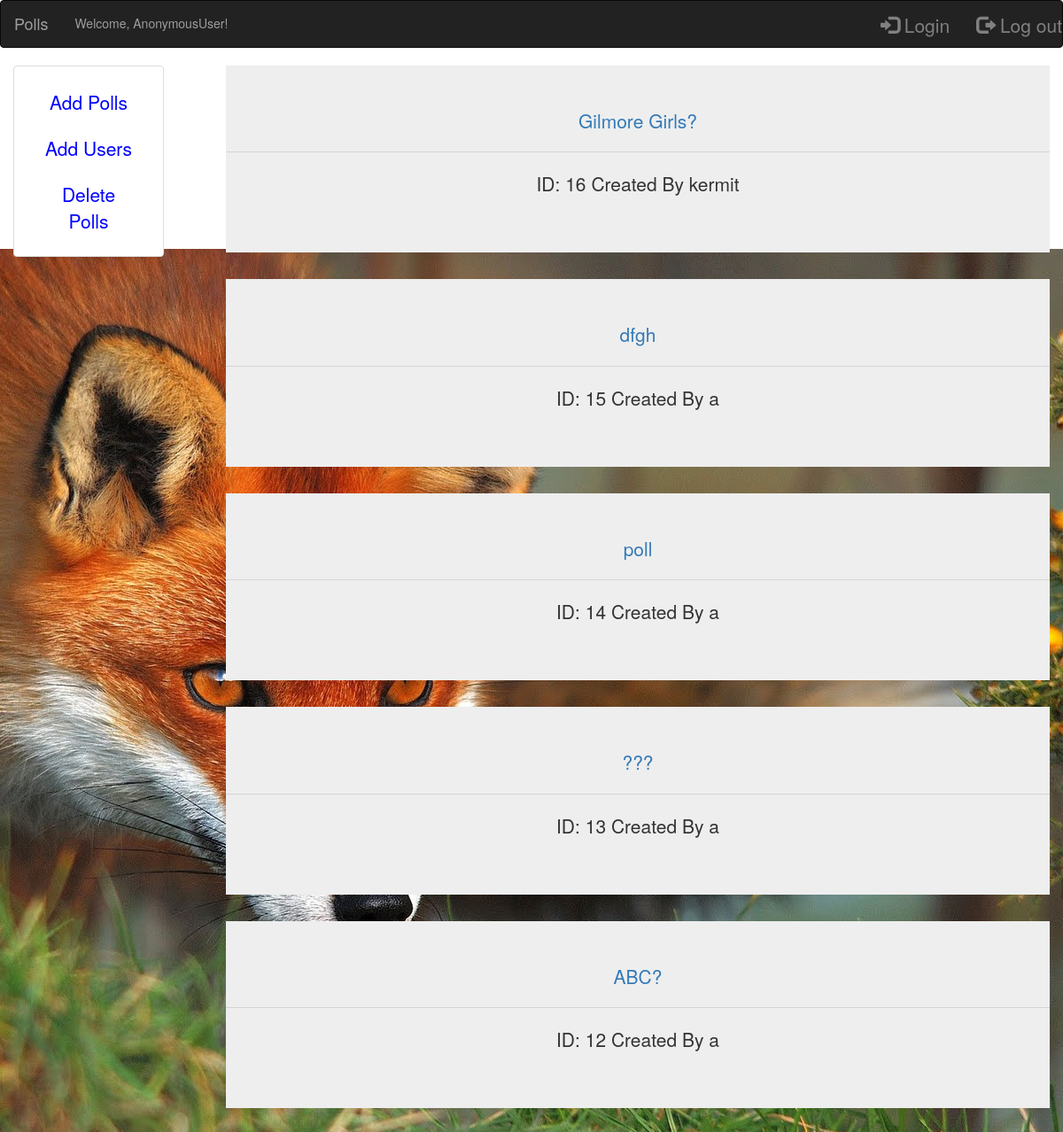
Before: / with the older database file.
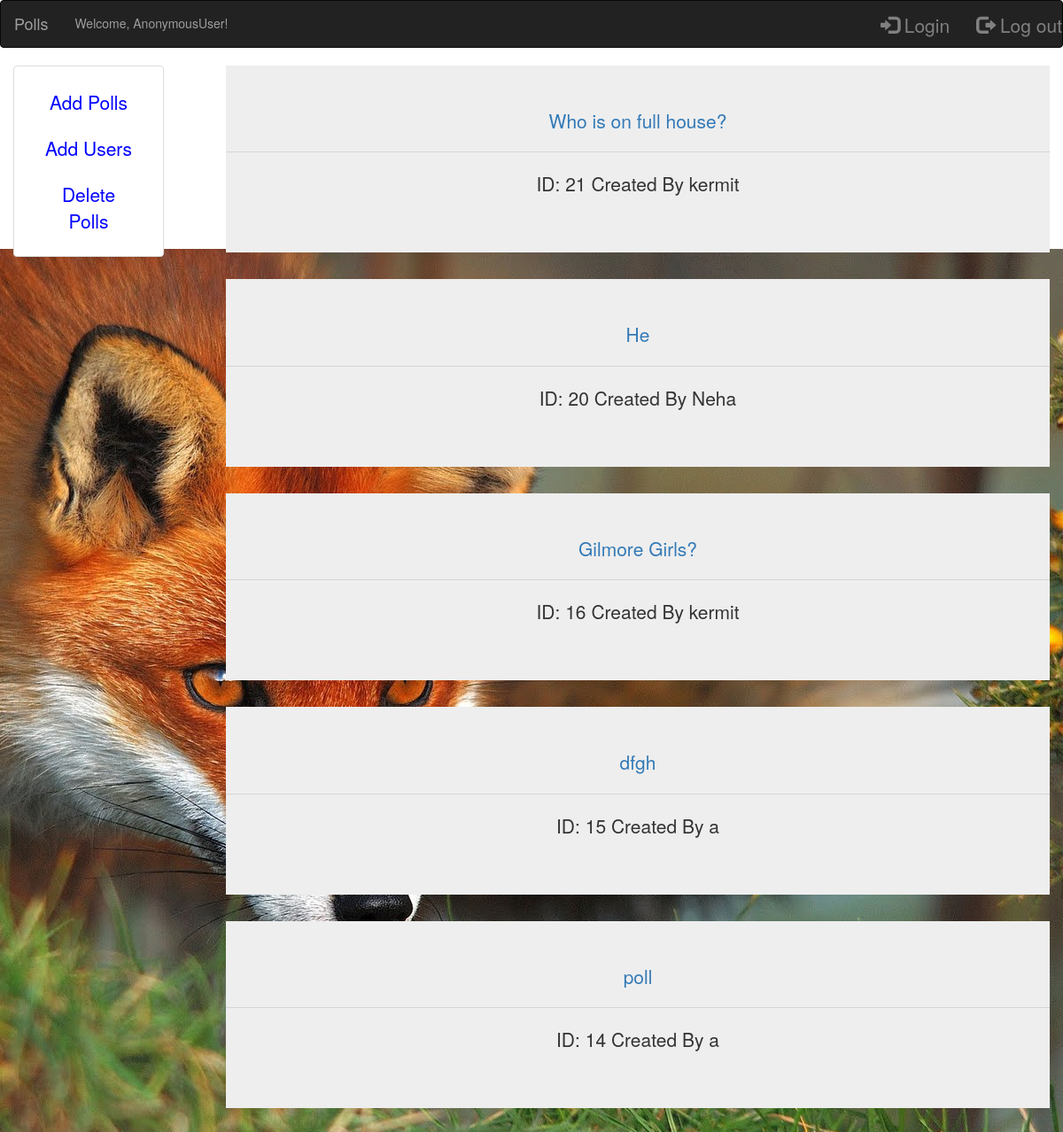
After: the same page with the newer database file.
### polls/models.py (models this page shows, shortened)
class Question(models.Model):
    question_text = models.CharField(max_length=200)
    question_owner =  models.ForeignKey(User, on_delete=models.CASCADE)
    pub_date = models.DateTimeField('date published')
    list_filter = ['pub_date']
    search_fields = ['question_text']
    def was_published_recently(self):
        now = timezone.now()
        return now - datetime.timedelta(days=1) <= self.pub_date <= now
    was_published_recently.admin_order_field = 'pub_date'
    was_published_recently.boolean = True
    was_published_recently.short_description = 'Published recently?'

### polls/views.py (the view)
# urls.py: url(r'^$', views.IndexView.as_view(), name='index'),
class IndexView(generic.ListView):
    template_name = 'polls/index.html'
    context_object_name = 'latest_question_list'
    def get_queryset(self):
	    return Question.objects.filter(
	        pub_date__lte=timezone.now()
	    ).order_by('-pub_date')[:5]

### polls/templates/polls/index.html (shortened to what this page needs)
<!DOCTYPE html>
<html lang="en">
<head>
  <link rel="stylesheet" href="https://maxcdn.bootstrapcdn.com/bootstrap/3.3.7/css/bootstrap.min.css">
</head>
<body>
<nav class="navbar navbar-inverse">
  <div class="container-fluid">
    <div class="navbar-header">
      <a class="navbar-brand" href="{% url 'polls:index' %}">Polls</a>
        {% if user %}
    		<p class="navbar-text navbar-left">Welcome, {{ user }}! <font color=red;> {{ status }} </font></p>
    </div>
    <ul class="nav navbar-nav navbar-right">
      <li><a style="color:gray;" data-toggle="collapse" data-target="#login"><span class="glyphicon glyphicon-log-in"></span> Login</a></li>
      <ul class="nav navbar-nav navbar-right">
      <li><a href="{% url 'polls:logout' %}" style="color:gray;"><span class="glyphicon glyphicon-log-out"></span> Log out</a></li>
       {% endif %}
        </div>
</nav>
 <div class="col-md-2">
            <div class="panel panel-default">
                <div class="panel-body">
                    <ul class="nav nav-pills nav-stacked">
                        <li><a href="{% url 'polls:add_poll' %}">Add Polls</a></li>
                        <li><a href="{% url 'polls:add_user' %}">Add Users</a></li>
                        <li><a data-toggle="collapse" data-target="#delete">Delete Polls</a></li>
                    </ul>
                </div>
            </div>
        </div>
  <div class="col-md-10">
	{% if latest_question_list %}
	<ul>
	  {% for question in latest_question_list %}
		<div class="jumbotron">
  			<p class="lead">
	 			 <a href="{% url 'polls:detail' question.id %}">{{ question.question_text }}</a>
	  		</p>
  		<hr class="my-4">
 		<p>ID: {{ question.id }} Created By {{ question.question_owner }}</p>
  		</div>
	  {% endfor %}
	</ul>
	{% else %}
	<h3>Either.....there are no  polls are available. But more likely, there are and I'm exhausted from this assignment and don't want to figure out how to redirect to that page.... <br>  ...so do me a favor and click <b> polls </b> in the <u> top left corner </u></h3>
	{% endif %}
	{% load static %}
	</div>
<link rel="stylesheet" type="text/css" href="{% static 'polls/style.css' %}" />

### polls/static/polls/style.css (style rules this page uses)
li a { color: blue; text-align: center; font-size: 150%; }
body { background: white url("images/background.gif") no-repeat right bottom; }
body, html { height: 100%; text-align: center; }

Changed rows visible on the page:
no longer on this page (row unchanged): Question: question_text "???", id "13", question_owner "a"
no longer on this page (row unchanged): Question: question_text "ABC?", id "12", question_owner "a"
added Question: question_text "Who is on full house?", id "21", question_owner "kermit"
added Question: question_text "He", id "20", question_owner "Neha"
